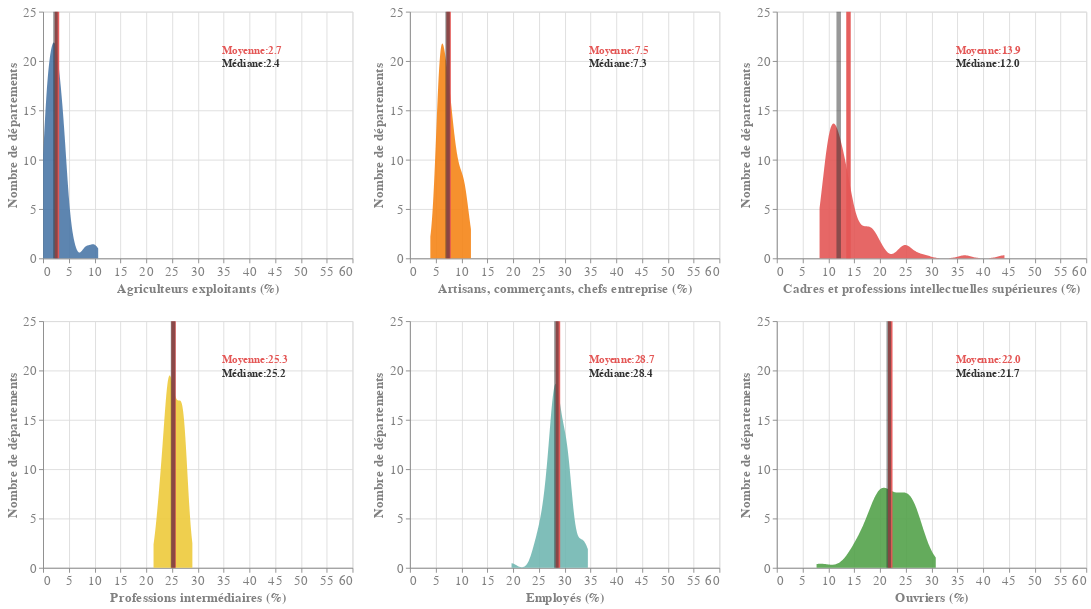

The notebook cell this image was saved under:
### Code cell
g = alt.vconcat(
    alt.hconcat(vc_1, vc_2, vc_3), alt.hconcat(vc_4, vc_5, vc_6)
).configure_legend(
    titleFontSize=14,
    labelFontSize=13,
    labelColor=EnvVar.template["LEG_LABEL_COL"],
    titleColor=EnvVar.template["LEG_TITLE_COL"],
    titleLimit=500,
    titlePadding=7,
    direction="horizontal",
    orient="bottom",
    columnPadding=10,
    columns=2,
    rowPadding=12,
    symbolType="square",
).configure_title(
    fontSize=17, color="gray"
).resolve_scale(
    color="independent"
).configure_axis(
    labelFontSize=15,
    titleFontSize=15,
    labelColor="gray",
    titleColor="gray",
)
g
